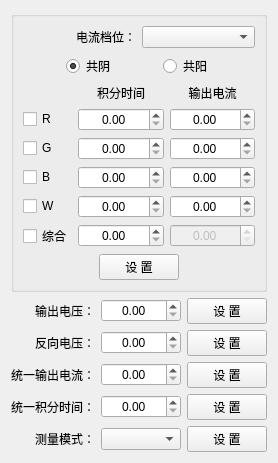
<?xml version="1.0" encoding="UTF-8"?>
<ui version="4.0">
 <class>HTestSetWidget1000RGB</class>
 <widget class="QWidget" name="HTestSetWidget1000RGB">
  <property name="geometry">
   <rect>
    <x>0</x>
    <y>0</y>
    <width>278</width>
    <height>429</height>
   </rect>
  </property>
  <property name="windowTitle">
   <string>Form</string>
  </property>
  <layout class="QGridLayout" name="gridLayout_2" columnstretch="0,1,0">
   <item row="4" column="2">
    <widget class="QPushButton" name="pushButton_4">
     <property name="text">
      <string>设 置</string>
     </property>
    </widget>
   </item>
   <item row="1" column="2">
    <widget class="QPushButton" name="pushButton_1">
     <property name="text">
      <string>设 置</string>
     </property>
    </widget>
   </item>
   <item row="0" column="0" colspan="3">
    <widget class="QGroupBox" name="groupBox">
     <property name="title">
      <string/>
     </property>
     <layout class="QVBoxLayout" name="verticalLayout">
      <item>
       <layout class="QHBoxLayout" name="horizontalLayout_2">
        <item>
         <widget class="QLabel" name="label_009">
          <property name="minimumSize">
           <size>
            <width>72</width>
            <height>0</height>
           </size>
          </property>
          <property name="text">
           <string>电流档位：</string>
          </property>
          <property name="alignment">
           <set>Qt::AlignRight|Qt::AlignTrailing|Qt::AlignVCenter</set>
          </property>
          <property name="buddy">
           <cstring>comboBox_1</cstring>
          </property>
         </widget>
        </item>
        <item>
         <widget class="QComboBox" name="comboBox_12"/>
        </item>
       </layout>
      </item>
      <item>
       <layout class="QHBoxLayout" name="horizontalLayout">
        <item>
         <spacer name="horizontalSpacer">
          <property name="orientation">
           <enum>Qt::Horizontal</enum>
          </property>
          <property name="sizeHint" stdset="0">
           <size>
            <width>40</width>
            <height>20</height>
           </size>
          </property>
         </spacer>
        </item>
        <item>
         <widget class="QRadioButton" name="radioButton_11">
          <property name="text">
           <string>共阴</string>
          </property>
          <property name="checked">
           <bool>true</bool>
          </property>
         </widget>
        </item>
        <item>
         <spacer name="horizontalSpacer_2">
          <property name="orientation">
           <enum>Qt::Horizontal</enum>
          </property>
          <property name="sizeHint" stdset="0">
           <size>
            <width>40</width>
            <height>20</height>
           </size>
          </property>
         </spacer>
        </item>
        <item>
         <widget class="QRadioButton" name="radioButton_12">
          <property name="text">
           <string>共阳</string>
          </property>
         </widget>
        </item>
        <item>
         <spacer name="horizontalSpacer_3">
          <property name="orientation">
           <enum>Qt::Horizontal</enum>
          </property>
          <property name="sizeHint" stdset="0">
           <size>
            <width>40</width>
            <height>20</height>
           </size>
          </property>
         </spacer>
        </item>
       </layout>
      </item>
      <item>
       <layout class="QGridLayout" name="gridLayout" rowstretch="0,1,1,1,1,1" columnstretch="0,1,1">
        <property name="sizeConstraint">
         <enum>QLayout::SetNoConstraint</enum>
        </property>
        <item row="0" column="1">
         <widget class="QLabel" name="label_001">
          <property name="sizePolicy">
           <sizepolicy hsizetype="Preferred" vsizetype="Fixed">
            <horstretch>0</horstretch>
            <verstretch>0</verstretch>
           </sizepolicy>
          </property>
          <property name="minimumSize">
           <size>
            <width>72</width>
            <height>0</height>
           </size>
          </property>
          <property name="text">
           <string>积分时间</string>
          </property>
          <property name="alignment">
           <set>Qt::AlignBottom|Qt::AlignHCenter</set>
          </property>
          <property name="buddy">
           <cstring>doubleSpinBox_11</cstring>
          </property>
         </widget>
        </item>
        <item row="0" column="2">
         <widget class="QLabel" name="label_004">
          <property name="sizePolicy">
           <sizepolicy hsizetype="Preferred" vsizetype="Fixed">
            <horstretch>0</horstretch>
            <verstretch>0</verstretch>
           </sizepolicy>
          </property>
          <property name="minimumSize">
           <size>
            <width>72</width>
            <height>0</height>
           </size>
          </property>
          <property name="text">
           <string>输出电流</string>
          </property>
          <property name="alignment">
           <set>Qt::AlignBottom|Qt::AlignHCenter</set>
          </property>
          <property name="buddy">
           <cstring>doubleSpinBox_11</cstring>
          </property>
         </widget>
        </item>
        <item row="1" column="0">
         <widget class="QCheckBox" name="checkBox_11">
          <property name="text">
           <string>R</string>
          </property>
         </widget>
        </item>
        <item row="1" column="1">
         <widget class="QDoubleSpinBox" name="doubleSpinBox_11">
          <property name="alignment">
           <set>Qt::AlignCenter</set>
          </property>
         </widget>
        </item>
        <item row="1" column="2">
         <widget class="QDoubleSpinBox" name="doubleSpinBox_21">
          <property name="alignment">
           <set>Qt::AlignCenter</set>
          </property>
         </widget>
        </item>
        <item row="2" column="0">
         <widget class="QCheckBox" name="checkBox_12">
          <property name="text">
           <string>G</string>
          </property>
         </widget>
        </item>
        <item row="3" column="0">
         <widget class="QCheckBox" name="checkBox_13">
          <property name="text">
           <string>B</string>
          </property>
         </widget>
        </item>
        <item row="4" column="0">
         <widget class="QCheckBox" name="checkBox_14">
          <property name="text">
           <string>W</string>
          </property>
         </widget>
        </item>
        <item row="5" column="0">
         <widget class="QCheckBox" name="checkBox_15">
          <property name="text">
           <string>综合</string>
          </property>
         </widget>
        </item>
        <item row="2" column="1">
         <widget class="QDoubleSpinBox" name="doubleSpinBox_12">
          <property name="alignment">
           <set>Qt::AlignCenter</set>
          </property>
         </widget>
        </item>
        <item row="3" column="1">
         <widget class="QDoubleSpinBox" name="doubleSpinBox_13">
          <property name="alignment">
           <set>Qt::AlignCenter</set>
          </property>
         </widget>
        </item>
        <item row="4" column="1">
         <widget class="QDoubleSpinBox" name="doubleSpinBox_14">
          <property name="alignment">
           <set>Qt::AlignCenter</set>
          </property>
         </widget>
        </item>
        <item row="5" column="1">
         <widget class="QDoubleSpinBox" name="doubleSpinBox_15">
          <property name="alignment">
           <set>Qt::AlignCenter</set>
          </property>
         </widget>
        </item>
        <item row="2" column="2">
         <widget class="QDoubleSpinBox" name="doubleSpinBox_22">
          <property name="alignment">
           <set>Qt::AlignCenter</set>
          </property>
         </widget>
        </item>
        <item row="3" column="2">
         <widget class="QDoubleSpinBox" name="doubleSpinBox_23">
          <property name="alignment">
           <set>Qt::AlignCenter</set>
          </property>
         </widget>
        </item>
        <item row="4" column="2">
         <widget class="QDoubleSpinBox" name="doubleSpinBox_24">
          <property name="alignment">
           <set>Qt::AlignCenter</set>
          </property>
         </widget>
        </item>
        <item row="5" column="2">
         <widget class="QDoubleSpinBox" name="doubleSpinBox_25">
          <property name="enabled">
           <bool>false</bool>
          </property>
          <property name="alignment">
           <set>Qt::AlignCenter</set>
          </property>
         </widget>
        </item>
       </layout>
      </item>
      <item>
       <layout class="QHBoxLayout" name="horizontalLayout_3">
        <item>
         <spacer name="horizontalSpacer_4">
          <property name="orientation">
           <enum>Qt::Horizontal</enum>
          </property>
          <property name="sizeHint" stdset="0">
           <size>
            <width>40</width>
            <height>20</height>
           </size>
          </property>
         </spacer>
        </item>
        <item>
         <widget class="QPushButton" name="pushButton_11">
          <property name="text">
           <string>设 置</string>
          </property>
         </widget>
        </item>
        <item>
         <spacer name="horizontalSpacer_5">
          <property name="orientation">
           <enum>Qt::Horizontal</enum>
          </property>
          <property name="sizeHint" stdset="0">
           <size>
            <width>40</width>
            <height>20</height>
           </size>
          </property>
         </spacer>
        </item>
       </layout>
      </item>
     </layout>
    </widget>
   </item>
   <item row="2" column="1">
    <widget class="QDoubleSpinBox" name="doubleSpinBox_2">
     <property name="alignment">
      <set>Qt::AlignCenter</set>
     </property>
    </widget>
   </item>
   <item row="3" column="0">
    <widget class="QLabel" name="label_005">
     <property name="minimumSize">
      <size>
       <width>72</width>
       <height>0</height>
      </size>
     </property>
     <property name="text">
      <string>统一输出电流：</string>
     </property>
     <property name="alignment">
      <set>Qt::AlignRight|Qt::AlignTrailing|Qt::AlignVCenter</set>
     </property>
     <property name="buddy">
      <cstring>doubleSpinBox_11</cstring>
     </property>
    </widget>
   </item>
   <item row="1" column="1">
    <widget class="QDoubleSpinBox" name="doubleSpinBox_1">
     <property name="alignment">
      <set>Qt::AlignCenter</set>
     </property>
    </widget>
   </item>
   <item row="5" column="0">
    <widget class="QLabel" name="label_003">
     <property name="minimumSize">
      <size>
       <width>72</width>
       <height>0</height>
      </size>
     </property>
     <property name="text">
      <string>测量模式：</string>
     </property>
     <property name="alignment">
      <set>Qt::AlignRight|Qt::AlignTrailing|Qt::AlignVCenter</set>
     </property>
     <property name="buddy">
      <cstring>comboBox_1</cstring>
     </property>
    </widget>
   </item>
   <item row="1" column="0">
    <widget class="QLabel" name="label_002">
     <property name="minimumSize">
      <size>
       <width>72</width>
       <height>0</height>
      </size>
     </property>
     <property name="text">
      <string>输出电压：</string>
     </property>
     <property name="alignment">
      <set>Qt::AlignRight|Qt::AlignTrailing|Qt::AlignVCenter</set>
     </property>
     <property name="buddy">
      <cstring>doubleSpinBox_11</cstring>
     </property>
    </widget>
   </item>
   <item row="5" column="2">
    <widget class="QPushButton" name="pushButton_5">
     <property name="text">
      <string>设 置</string>
     </property>
    </widget>
   </item>
   <item row="3" column="1">
    <widget class="QDoubleSpinBox" name="doubleSpinBox_3">
     <property name="alignment">
      <set>Qt::AlignCenter</set>
     </property>
    </widget>
   </item>
   <item row="4" column="0">
    <widget class="QLabel" name="label_3">
     <property name="minimumSize">
      <size>
       <width>72</width>
       <height>0</height>
      </size>
     </property>
     <property name="text">
      <string>统一积分时间：</string>
     </property>
     <property name="alignment">
      <set>Qt::AlignRight|Qt::AlignTrailing|Qt::AlignVCenter</set>
     </property>
     <property name="buddy">
      <cstring>doubleSpinBox_11</cstring>
     </property>
    </widget>
   </item>
   <item row="2" column="2">
    <widget class="QPushButton" name="pushButton_2">
     <property name="text">
      <string>设 置</string>
     </property>
    </widget>
   </item>
   <item row="4" column="1">
    <widget class="QDoubleSpinBox" name="doubleSpinBox_4">
     <property name="alignment">
      <set>Qt::AlignCenter</set>
     </property>
    </widget>
   </item>
   <item row="3" column="2">
    <widget class="QPushButton" name="pushButton_3">
     <property name="text">
      <string>设 置</string>
     </property>
    </widget>
   </item>
   <item row="2" column="0">
    <widget class="QLabel" name="label_6">
     <property name="minimumSize">
      <size>
       <width>72</width>
       <height>0</height>
      </size>
     </property>
     <property name="text">
      <string>反向电压：</string>
     </property>
     <property name="alignment">
      <set>Qt::AlignRight|Qt::AlignTrailing|Qt::AlignVCenter</set>
     </property>
     <property name="buddy">
      <cstring>doubleSpinBox_11</cstring>
     </property>
    </widget>
   </item>
   <item row="5" column="1">
    <widget class="QComboBox" name="comboBox_1"/>
   </item>
   <item row="6" column="1">
    <spacer name="verticalSpacer">
     <property name="orientation">
      <enum>Qt::Vertical</enum>
     </property>
     <property name="sizeHint" stdset="0">
      <size>
       <width>20</width>
       <height>40</height>
      </size>
     </property>
    </spacer>
   </item>
  </layout>
 </widget>
 <resources/>
 <connections/>
</ui>
